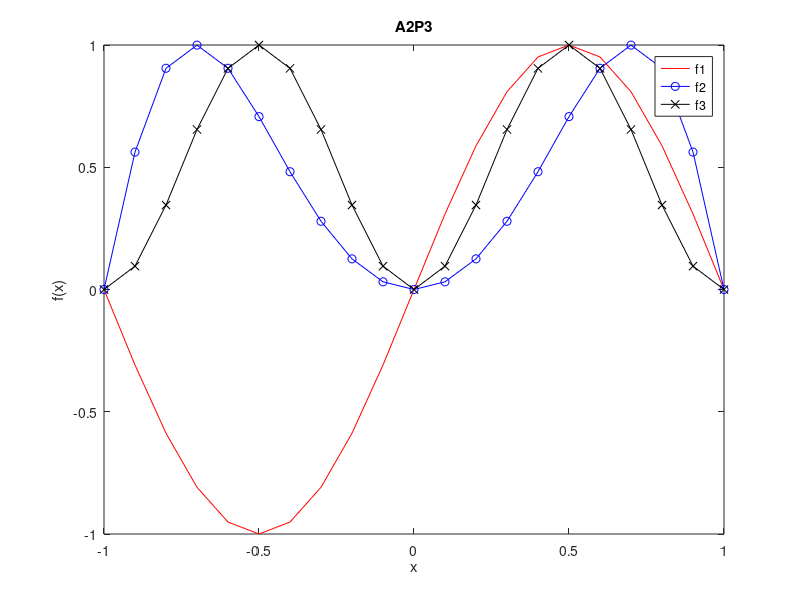

Write the MATLAB code that produced this figure.
x = -1:0.1:1;
y1 = sin(pi*x);
y2 = sin(pi*x.^2);
y3 = (sin(pi*x)).^2;
figure;
plot(x,y1,'r',x,y2,'bo-',x,y3,'kx-');
legend('f1','f2','f3');
xlabel('x');
ylabel('f(x)');
title('A2P3');